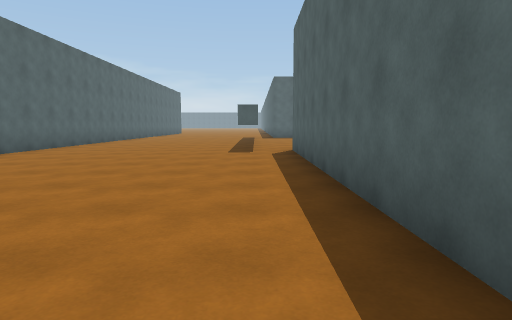
[1] (above)

24 first-person views from a walk through a 3-D level made in the Unity game engine. The camera is 1.3 m above the floor, tilts 6° down and sees 75° across. The floor is counted in squares, 2 m on a side. Each view is taken from the middle of a square. On the plan, view 1 faces up. The plan holds only what a view shows up to about 10 squares ahead; the rest is blank. The place goes on beyond the plan. The player character is not drawn.

[2]
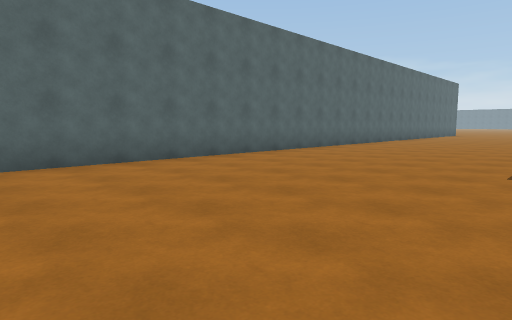

[3]
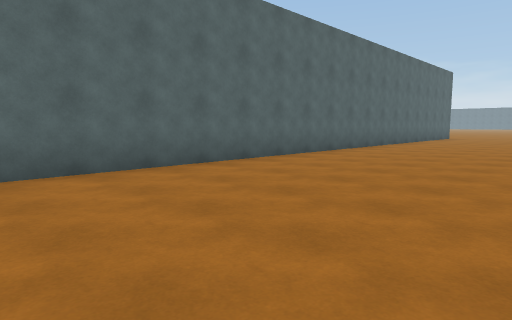

[4]
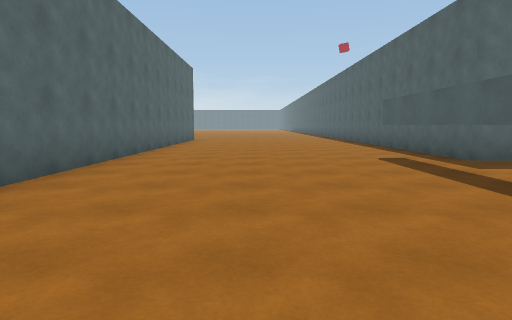

[5]
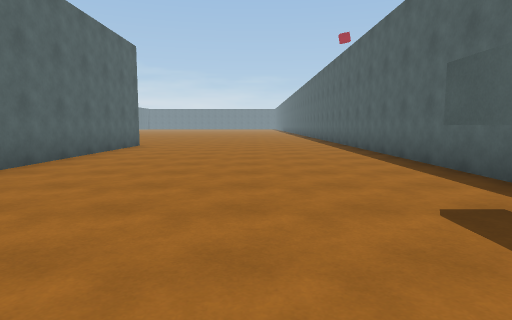

[6]
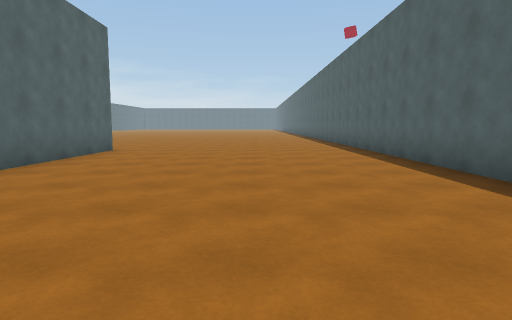

[7]
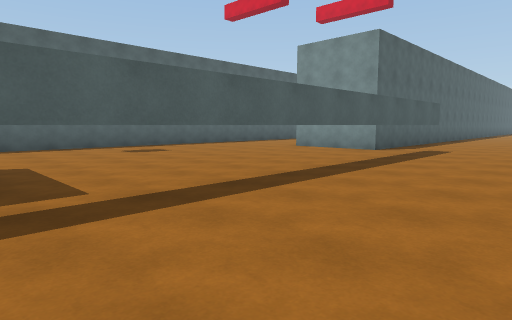

[8]
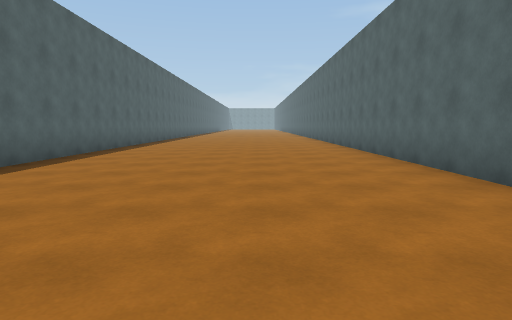

[9]
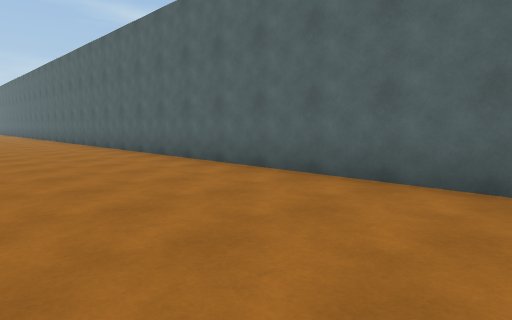

[10]
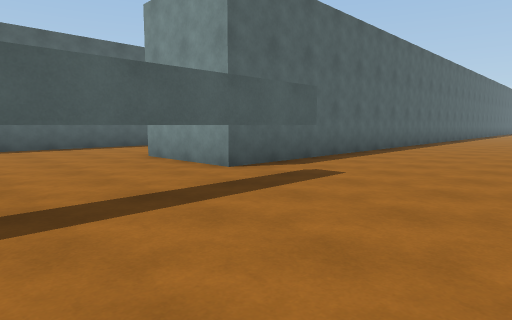

[11]
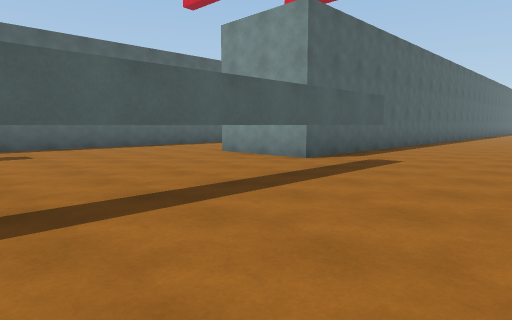

[12]
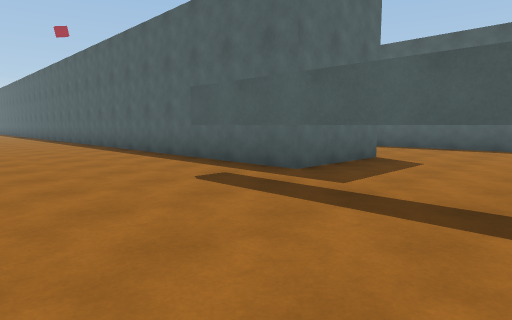

[13]
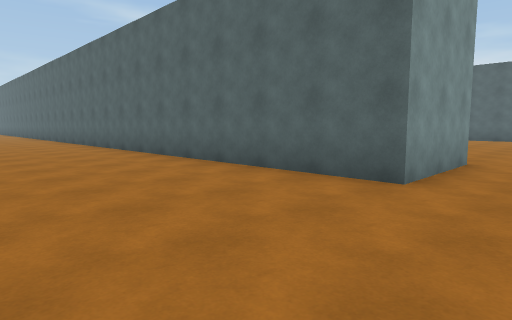

[14]
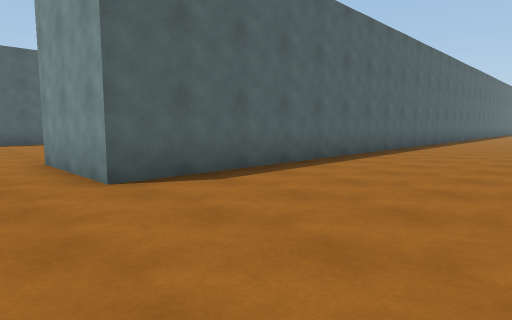

[15]
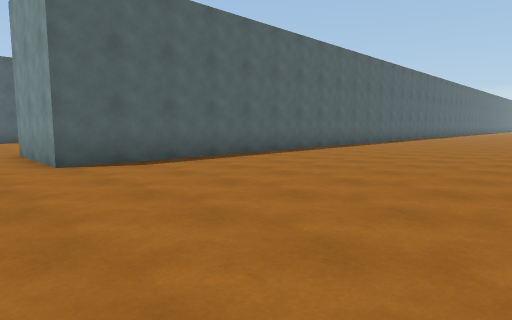

[16]
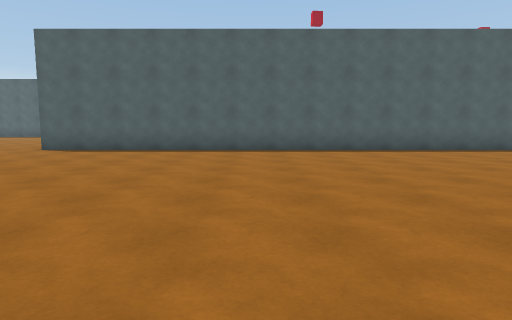

[17]
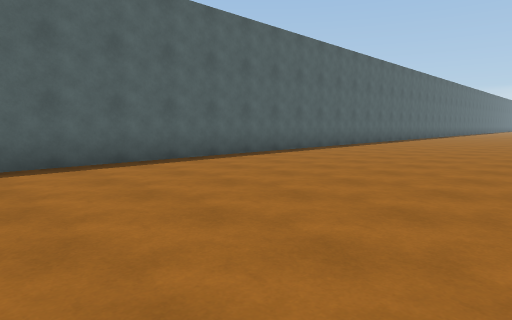

[18]
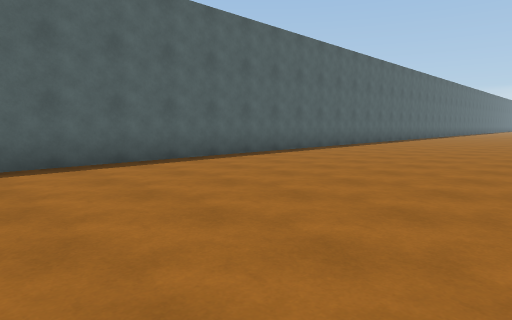

[19]
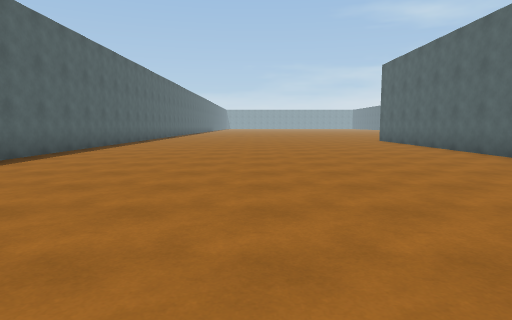

[20]
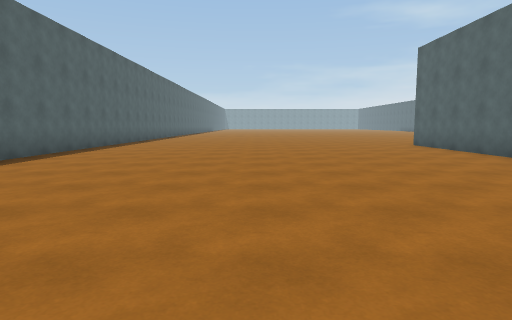

[21]
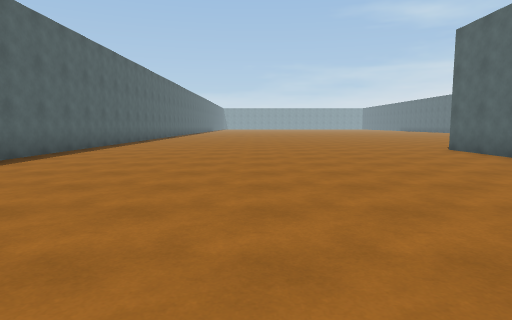

[22]
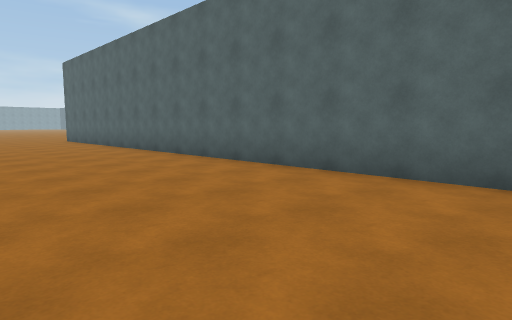

[23]
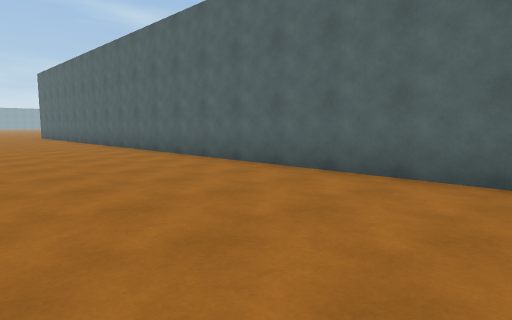

[24]
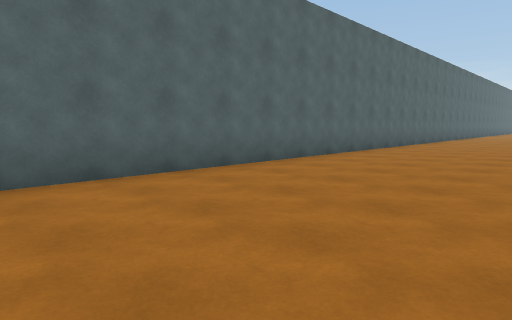

### Floor plan
Key: @ floor where view 1 was taken; # wall or solid block; . floor; T thing the floor can be seen under or through.
Columns run from 18 left of view 1 to 7 right of it. Each row starts with its distance up from view 1.
 27     ...............#
 26  .. ...............#
 25 #.........###......#
 24 #.........###......#
 23 #.........###......#
 22 #.........###......#
 21 #.........###......#
 20 #.........###......#
 19 #.........###......#
 18 #.........###......#   ..#
 17 #.........###.....T###...#
 16 #.........###.....T......#
 15 #.........###.....T......#
 14 #.........###.....T......#
 13 #.........###.....T......#
 12 #.........###.....T......#
 11 #.........###.....T......#
 10 #.........###.....T......#
  9 #.........###.....T......#
  8 #.........###......###...#
  7 #.........###......#
  6 #.........###......#
  5 #.........###......#
  4 #.........###......#
  3 #.........###......#
  2 #.........###......#
  1 #.........###......#
  0 ..........###.....@#
 -1 ..........###......#

Positions as (right, up) in squares from view 1, and headings:
1: (0, 0), facing up
2: (0, 3), facing up-left
3: (-1, 8), facing up-left
4: (-3, 11), facing up
5: (-2, 15), facing up
6: (-2, 17), facing up
7: (-3, 17), facing down-right
8: (-3, 9), facing down
9: (-2, 9), facing down-left
10: (-3, 12), facing down-right
11: (-3, 14), facing down-right
12: (-3, 14), facing up-right
13: (-2, 27), facing down-left
14: (-12, 27), facing down-right
15: (-14, 27), facing down-right
16: (-17, 20), facing right
17: (-14, 17), facing down-right
18: (-14, 14), facing down-right
19: (-13, 14), facing down
20: (-13, 11), facing down
21: (-13, 9), facing down
22: (-14, 15), facing down-left
23: (-14, 19), facing down-left
24: (-14, 15), facing up-left
